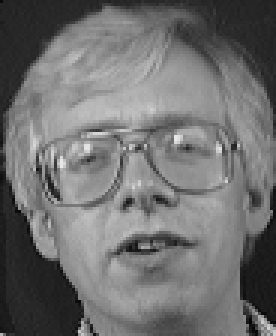
#> input picture data/ORL_faces/s2/1.pgm, 92 x 112 px (shown 3 times larger); its folder holds 4 pictures in this run
$ python averagingImages.py
#> lines starting #> are read from the running program, lines starting #| are printed output that depends on the picture
import numpy as np

import os
from PIL import Image

# for i in range(1,41):
# 	print(os.listdir(f'data/ORL_faces/s{i}'))
path = '../data/ORL_faces/s2'
images = os.listdir(f'{path}')
# imageArrays = []
sizeOfSingleImage = (112,92)
sum = np.zeros(sizeOfSingleImage,np.float64)
N = len(images)
for image in images:
	imarr = np.array(Image.open(f'{path}/{image}'),dtype=np.float64)
	sum += imarr/N
#> pass 2 of the loop `for image in images:`:
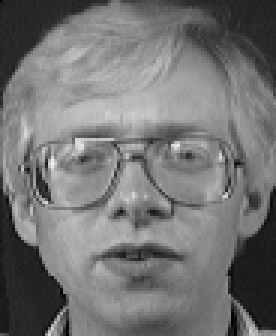
#> input picture data/ORL_faces/s2/10.pgm, 92 x 112 px (shown 3 times larger)
#> `sum += imarr/N`:
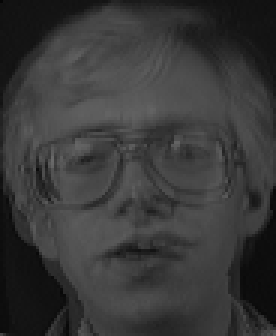
#> sum: shape (112, 92) float64 (shown 3 times larger); min 5, max 106.2, mean 57
#> pass 3 of the loop `for image in images:`:
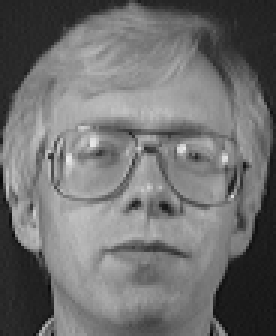
#> input picture data/ORL_faces/s2/2.pgm, 92 x 112 px (shown 3 times larger)
#> `sum += imarr/N`:
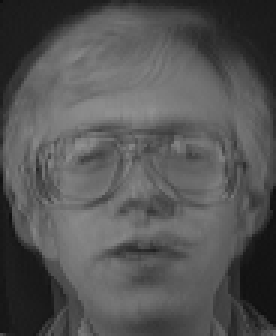
#> sum: shape (112, 92) float64 (shown 3 times larger); min 14.25, max 145.8, mean 84.9
#> the loop made 4 passes; the first 3 are shown

print(sum)
sum = np.array(np.round(sum), dtype=np.uint8)
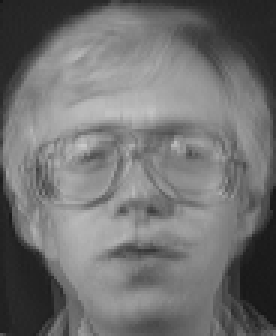
#> sum: shape (112, 92) (shown 3 times larger); min 22, max 200, mean 112.8
out = Image.fromarray(sum,mode="L")
out.show()
